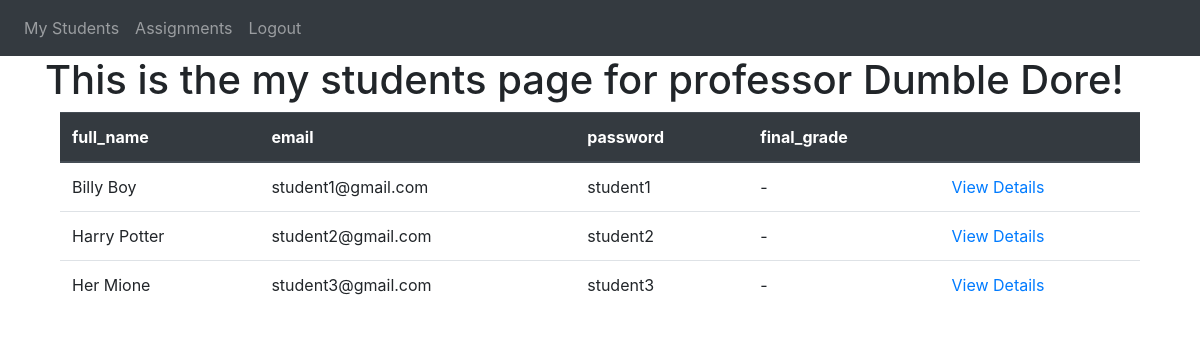
Screenshot of /my-students (signed in) with the database file from the repository.
### website/models.py (models this page shows)
class User(db.Model, UserMixin):
    id = db.Column(db.Integer, primary_key = True)
    email = db.Column(db.String(150), unique = True)
    password = db.Column(db.String(150))
    full_name = db.Column(db.String(150))
    is_teacher = db.Column(db.Boolean, default=False)
    final_grade = db.Column(db.String(1), default='-')
    assignments = db.relationship('Assignment')

### website/views.py (the view)
@views.route('/my-students')
@login_required
def my_students():
    students = User.query.filter(User.is_teacher != True).all()
    columns = ['full_name', 'email', 'password', 'final_grade']
    return render_template('my_students.html', user = current_user, students = students, columns = columns)

### website/__init__.py (called while the page is built)
def create_app():
    app = Flask(__name__)
    app.config['SECRET_KEY'] = 'sus'
    app.config['SQLALCHEMY_DATABASE_URI'] = f'sqlite:///{DB_NAME}'
    db.init_app(app)
    from .views import views
    from .auth import auth
    app.register_blueprint(views, url_prefix = '/')
    app.register_blueprint(auth, url_prefix = '/')
    from .models import User, Assignment
    with app.app_context():
        db.create_all()
        print('db made anew')
    login_manager = LoginManager()
    login_manager.login_view = 'auth.login'
    login_manager.init_app(app)
    @login_manager.user_loader
    def load_user(id):
        return User.query.get(int(id))
    return app

### website/templates/my_students.html (shortened to what this page needs)
{% extends 'base.html' %} {% block title %}My Students{% endblock %} {% block
content %}
<h1>This is the my students page for professor {{user.full_name}}!</h1>
<div class="container">
  <table class="table">
    <thead class="thead-dark">
      <tr>
        {% for column in columns %}
        <th scope="col">{{ column }}</th>
        {% endfor %}
        <th scope="col">{{ column }}</th>
      </tr>
    </thead>
    <tbody>
      {% for student in students %}
      <tr>
        {% for column in columns %}
        <td>{{ student[column.lower()] }}</td>
        {% endfor %}
        <td>
          <a class="user-link" href="/my-grades/{{ student.id }}"
            >View Details</a
          >
        </td>
      </tr>
      {% endfor %}
    </tbody>
  </table>
</div>
{% endblock %}

### website/templates/base.html (shortened to what this page needs)
<!DOCTYPE html>
<html lang="en">
  <head>
    <link
      rel="stylesheet"
      href="https://stackpath.bootstrapcdn.com/bootstrap/4.4.1/css/bootstrap.min.css"
    />
    <link
      rel="stylesheet"
      href="https://stackpath.bootstrapcdn.com/font-awesome/4.7.0/css/font-awesome.min.css"
    />
  </head>
  <body>
    <nav class="navbar navbar-expand-lg navbar-dark bg-dark">
      <div class="collapse navbar-collapse" id="navbar">
        <div class="navbar-nav">
          {% if user.is_authenticated and user.is_teacher %}
          <a class="nav-item nav-link" id="my_students" href="/my-students"
            >My Students</a
          >
          <a class="nav-item nav-link" id="assignments" href="/assignments"
            >Assignments</a
          >
          <a class="nav-item nav-link" id="logout" href="/logout">Logout</a>
          {% else %}
          <a class="nav-item nav-link" id="login" href="/login">Login</a>
          {% endif %}
        </div>
      </div>
    </nav>
    <div class="container">{% block content %} {% endblock %}</div>
  </body>
</html>

### rows the page displays
User: full_name "Dumble Dore"
User: full_name "Billy Boy" "student1@gmail.com" "student1" "-"
User: full_name "Harry Potter" "student2@gmail.com" "student2" "-"
User: full_name "Her Mione" "student3@gmail.com" "student3" "-"

### other values shown
{{ column }} "full_name" "email" "password" "final_grade"
